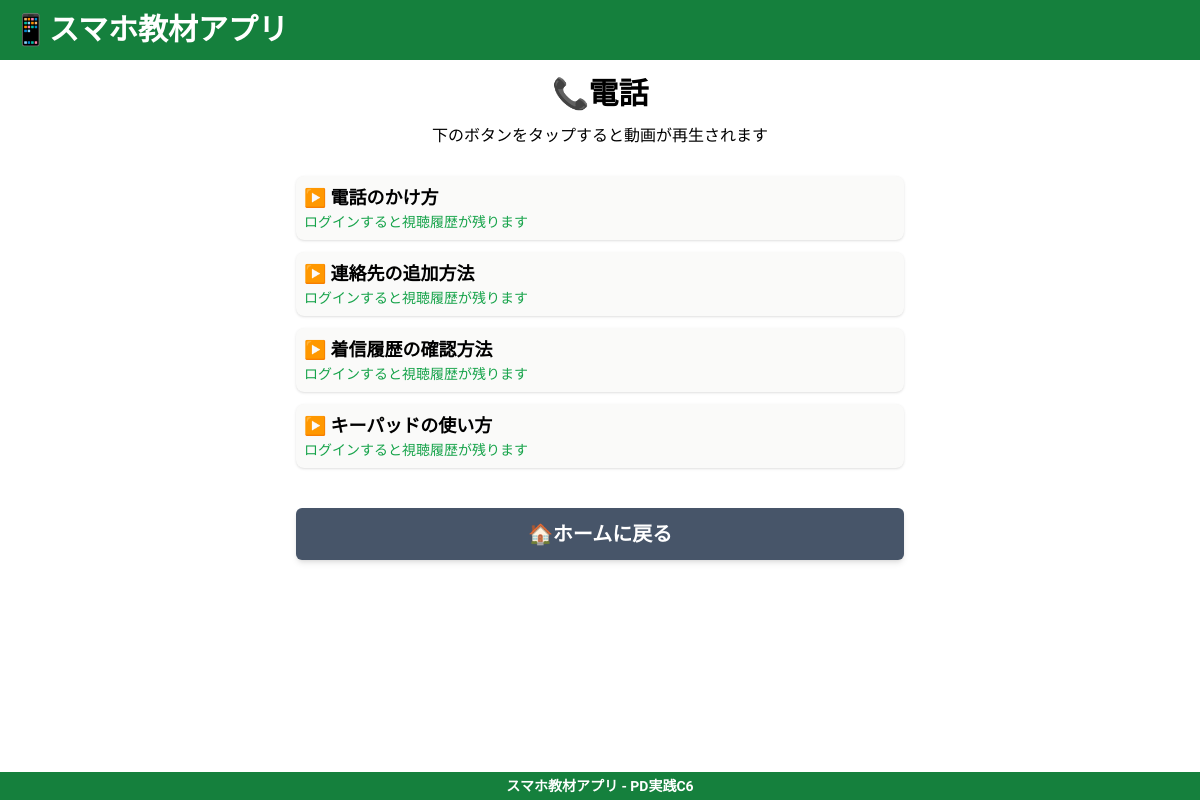
Page /telephone on the committed database.
### app.py (models this page shows)
class Video(db.Model):
    id = db.Column(db.Integer, primary_key=True)
    name = db.Column(db.String(100), nullable=False) # 動画タイトル
    path = db.Column(db.String(100), nullable=False) # ファイルパス
    category = db.Column(db.String(100)) # 動画のカテゴリ

### app.py (the view)
@app.route('/telephone')
def telephone():
    if current_user.is_authenticated:
        videos = Video.query.filter_by(category='telephone').all()
        status = WatchStatus.query.filter_by(user_id=current_user.id).all()
        if not status:
            for id in range(1, 5):
                status = WatchStatus(user_id=current_user.id, video_id=id, watched=False)
                db.session.add(status)
                db.session.commit()
            status = WatchStatus.query.filter_by(user_id=current_user.id).all()
        return render_template('telephone.html', videos=videos, status=status)
    else:
        videos = Video.query.filter_by(category='telephone').all()
        return render_template('telephone.html', videos=videos)

### templates/telephone.html (shortened to what this page needs)
{% extends "base.html" %}
{% block body %}
<div class="pt-4">
    <h1 class="text-3xl font-bold text-center">📞電話</h1>
    <p class="text-center px-4 py-3">下のボタンをタップすると動画が再生されます</p>
</div>
<section class="px-4 py-1">
    {% for video in videos %}
    <a href="/video/{{ video.id }}" class="block p-2 rounded-lg shadow my-3 bg-stone-50 hover:bg-stone-300">
        <div class="flex flex-col">
            <span class="text-lg font-bold">
                ▶️ {{ video.name }}
            </span>
            {% if not status %}
                <p class="text-sm text-green-600">ログインすると視聴履歴が残ります</p>
            {% endif %}
        </div>
    </a>
    {% endfor %}
    <div class="mt-10">
        <a href="{{ url_for('index') }}" class="block text-center mt-6 text-xl font-bold text-white bg-slate-600 rounded-md px-4 py-3 shadow-md hover:bg-slate-700 transition-colors">🏠ホームに戻る</a>
    </div>
</section>
{% endblock %}

### rows in the picture
Video: name "電話のかけ方"
Video: name "連絡先の追加方法"
Video: name "着信履歴の確認方法"
Video: name "キーパッドの使い方"
